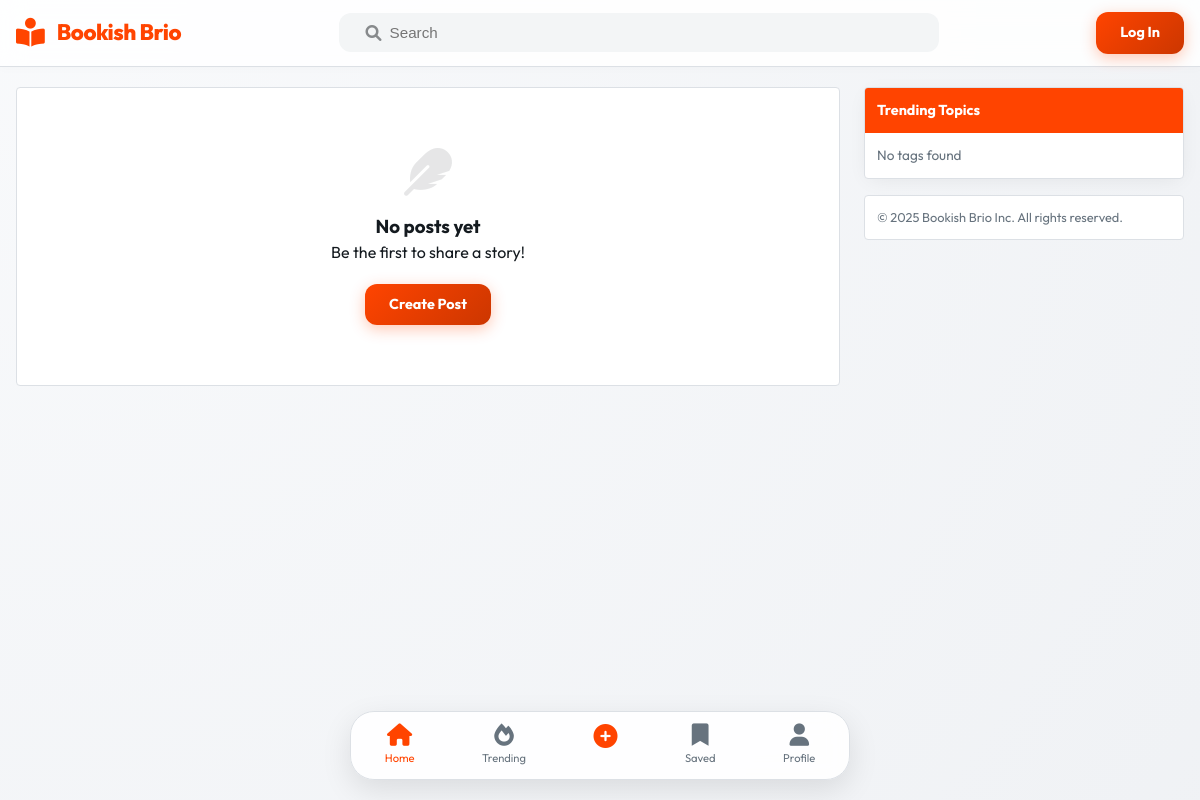
/, run on an earlier commit of the app's database.
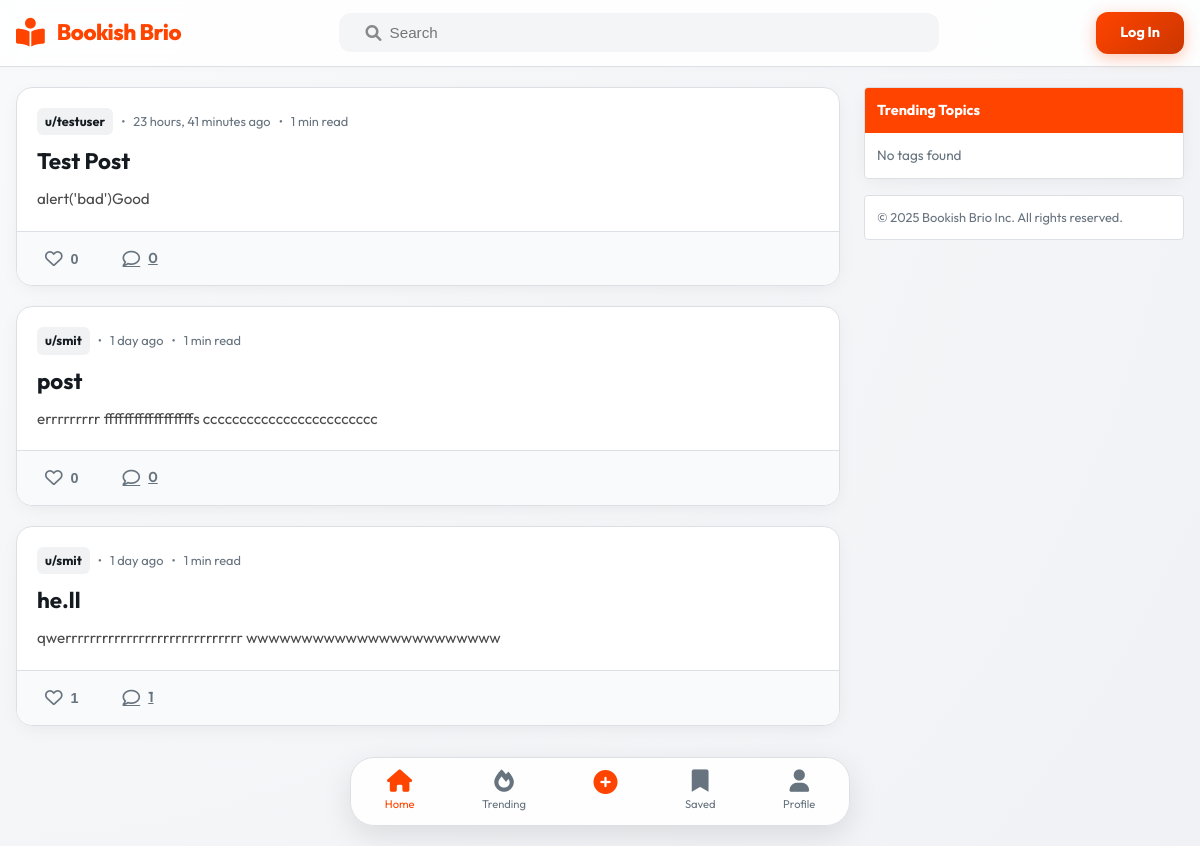
And on a later commit of the database.
### home/models.py (models this page shows, shortened)
class Post(models.Model):
    title = models.CharField(max_length=200)
    content = models.TextField()
    image = models.ImageField(
        upload_to='posts/',
        blank=True,
        null=True,
        help_text="Optional cover image for the post"
    )
    author = models.ForeignKey(
        User,
        on_delete=models.CASCADE,
        related_name='posts'
    )
    likes = models.ManyToManyField(
        User,
        related_name='liked_posts',
        blank=True,
        help_text="Users who liked this post"
    )
    tags = models.ManyToManyField('Tag', blank=True, related_name='posts', help_text="Tags for this post")
    created_at = models.DateTimeField(auto_now_add=True)
    def total_likes(self):
        return self.likes.count()
    @property
    def preview_content(self):
        return strip_tags(self.content)
    def reading_time(self):
        import math
        words = len(strip_tags(self.content).split())
        minutes = math.ceil(words / 200)
        return f"{minutes} min read"

### home/views.py (the view)
# urls.py: path('', views.index, name='index'),
def index(request):
    query = request.GET.get('q')
    if query:
        post_list = Post.objects.filter(
            Q(title__icontains=query) |
            Q(content__icontains=query)
        ).annotate(comment_count=Count('comments')).order_by('-created_at')
    else:
        post_list = Post.objects.annotate(comment_count=Count('comments')).order_by('-created_at')
    if request.user.is_authenticated:
        user_bookmarks = set(Bookmark.objects.filter(user=request.user).values_list('post_id', flat=True))
        for post in post_list:
            post.is_bookmarked = post.id in user_bookmarks
    paginator = Paginator(post_list, 20)
    page_number = request.GET.get("page")
    page_obj = paginator.get_page(page_number)
    from .models import Tag
    trending_tags = Tag.objects.annotate(post_count=Count('posts')).order_by('-post_count')[:10]
    return render(request, "home/index.html", {
        "page_obj": page_obj,
        "trending_tags": trending_tags
    })

### home/templates/home/index.html (shortened to what this page needs)
{% extends "home/base.html" %}
{% block content %}
<section class="posts-feed">
    {% if page_obj %}
    {% for post in page_obj %}
    <article class="post-card" onclick="window.location.href='{% url 'post_detail' post.pk %}'">
        <div class="post-main">
            <div class="post-meta">
                <a href="{% url 'public_profile' post.author.username %}" class="post-author"
                    onclick="event.stopPropagation();">
                    u/{{ post.author.username }}
                </a>
                <span>•</span>
                <span>{{ post.created_at|timesince }} ago</span>
                {% if post.reading_time %}
                <span>•</span>
                <span>{{ post.reading_time }}</span>
                {% endif %}
            </div>
            <h2 class="post-title">{{ post.title }}</h2>
            <div class="post-content-preview"
                style="font-size: 0.95rem; color: #4a4a4a; display: -webkit-box; -webkit-line-clamp: 3; -webkit-box-orient: vertical; overflow: hidden;">
                {{ post.preview_content }}
            </div>
        </div>
        <div class="post-actions">
            <div class="engagement-item" style="display: flex; align-items: center; gap: 4px;">
                <form action="{% url 'like_post' post.pk %}" method="POST" class="like-form"
                    onclick="event.stopPropagation();">
                    <button type="submit" class="action-btn {% if user in post.likes.all %}active{% endif %}"
                        title="Like">
                        <i class="{% if user in post.likes.all %}fas{% else %}far{% endif %} fa-heart"></i>
                        <span class="count">{{ post.total_likes }}</span>
                    </button>
                </form>
            </div>
            <div class="engagement-item">
                <a href="{% url 'post_detail' post.pk %}" class="action-btn" onclick="event.stopPropagation();">
                    <i class="far fa-comment"></i>
                    <span>{{ post.comment_count }}</span>
                </a>
            </div>
        </div>
    </article>
    {% endfor %}
    {% else %}
    <div
        style="background: white; padding: 60px; text-align: center; border-radius: 4px; border: 1px solid var(--border);">
        <i class="fas fa-feather fa-3x" style="margin-bottom: 16px; opacity: 0.1;"></i>
        <h3>No posts yet</h3>
        <p>Be the first to share a story!</p>
        <a href="{% url 'add_post' %}" class="btn-orange" style="margin-top: 20px;">Create Post</a>
    </div>
    {% endif %}
</section>
{% endblock %}
{% block sidebar %}
<div class="sidebar-widget"
    style="background: white; border: 1px solid var(--border); border-radius: 4px; margin-bottom: 16px; overflow: hidden;">
    <div style="background: var(--primary); color: white; padding: 12px; font-weight: 700; font-size: 0.9rem;">
        Trending Topics
    </div>
    <div style="padding: 12px;">
        {% if trending_tags %}
        <ul style="list-style: none;">
            {% for tag in trending_tags %}
            <li style="margin-bottom: 12px;">
                <a href="?q={{ tag.name }}"
                    style="text-decoration: none; color: var(--text-main); display: flex; justify-content: space-between; align-items: center; font-size: 0.85rem;">
                    <span><i class="fas fa-hashtag" style="color: var(--primary); margin-right: 6px;"></i>{{ tag.name
                        }}</span>
                    <span style="color: var(--text-meta);">{{ tag.post_count }}</span>
                </a>
            </li>
            {% endfor %}
        </ul>
        {% else %}
        <p style="font-size: 0.85rem; color: var(--text-meta);">No tags found</p>
        {% endif %}
    </div>
</div>
{{ block.super }}
{% endblock %}

### home/templates/home/base.html (shortened to what this page needs)
{% load static %}
<!DOCTYPE html>
<html lang="en">
<head>
    <link rel="stylesheet" href="https://cdnjs.cloudflare.com/ajax/libs/font-awesome/6.0.0-beta3/css/all.min.css">
    <link rel="stylesheet" href="{% static 'home/css/main.css' %}">
</head>
<body>
    <header class="header">
        <div class="header-content">
            <a href="{% url 'index' %}" class="logo-link">
                <i class="fas fa-book-reader fa-lg"></i>
                <h1>Bookish Brio</h1>
            </a>
            <div class="search-container">
                <form action="{% url 'search_enhanced' %}" method="get" class="search-form">
                    <i class="fas fa-search" style="color: #878a8c; margin-left: 10px;"></i>
                    <input type="text" name="q" placeholder="Search" value="{{ request.GET.q|default:'' }}">
                </form>
            </div>
            <div class="header-actions">
                {% if user.is_authenticated %}
                <a href="{% url 'profile' %}" class="user-avatar-link" style="text-decoration: none;">
                    <div class="user-avatar"
                        style="width: 32px; height: 32px; border-radius: 50%; background: var(--primary); color: white; display: flex; align-items: center; justify-content: center; font-weight: 600;">
                        {{ user.username|first|upper }}
                    </div>
                </a>
                {% else %}
                <a href="{% url 'login' %}" class="btn-orange">Log In</a>
                {% endif %}
            </div>
        </div>
    </header>
    <main class="main-container">
        <section class="content-feed">
            {% block content %}{% endblock %}
        </section>
        <aside class="sidebar">
            {% block sidebar %}
            <div
                style="background: white; border: 1px solid var(--border); border-radius: 4px; padding: 12px; box-shadow: var(--shadow-sm);">
                <p style="font-size: 0.8rem; color: var(--text-meta);">© 2025 Bookish Brio Inc. All rights reserved.</p>
            </div>
            {% endblock %}
        </aside>
    </main>
    <nav class="bottom-nav">
        <a href="{% url 'index' %}" class="nav-item">
            <i class="fas fa-home"></i>
            <span>Home</span>
        </a>
        <a href="{% url 'trending' %}" class="nav-item">
            <i class="fas fa-fire"></i>
            <span>Trending</span>
        </a>
        <a href="{% url 'add_post' %}" class="nav-item">
            <i class="fas fa-plus-circle" style="font-size: 1.5rem; color: var(--primary);"></i>
        </a>
        <a href="{% url 'bookmarks' %}" class="nav-item">
            <i class="fas fa-bookmark"></i>
            <span>Saved</span>
        </a>
        <a href="{% url 'profile' %}" class="nav-item">
            <i class="fas fa-user"></i>
            <span>Profile</span>
        </a>
    </nav>
</body>
</html>

What changed in the data, as far as the page shows it:
added Post: author.username "testuser", created_at "23 hours, 41 minutes", reading_time "1 min read", title "Test Post", preview_content "alert('bad')Good", total_likes "0", comment_count "0"
added Post: author.username "smit", created_at "1 day", reading_time "1 min read", title "post", preview_content "errrrrrrrr ffffffffffffffffffs cccccccccccccccccccccccc", total_likes "0", comment_count "0"
added Post: author.username "smit", created_at "1 day", reading_time "1 min read", title "he.ll", preview_content "qwerrrrrrrrrrrrrrrrrrrrrrrrrrrrr wwwwwwwwwwwwwwwwwwwwwww", total_likes "1", comment_count "1"
Also different on the page:
text no longer shown: "No posts yet Be the first to share a story! Create Post"
